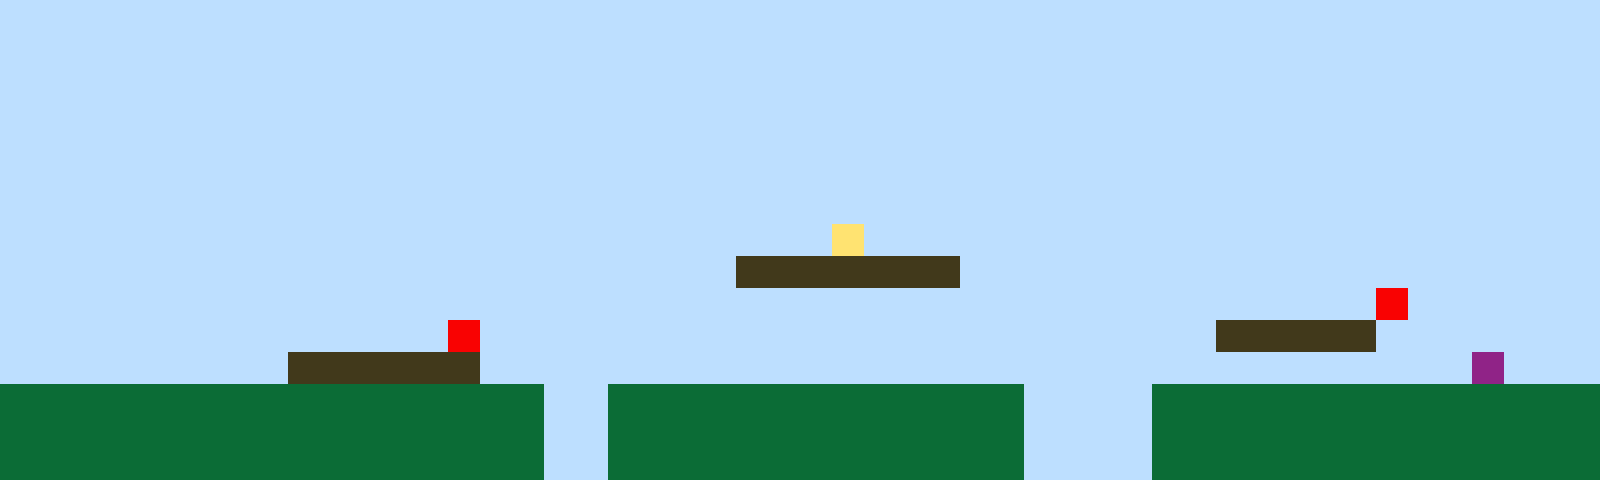

Rendered tile map (Tiled .tmx) drawn with the repository's tilesets; below, a short description and the full map source, tile grids included:
An orthogonal 50x15 tile map with 32x32 px tiles, 1 tile layer (Tile Layer 1).

<map version="1.10" tiledversion="1.11.2" orientation="orthogonal" renderorder="right-up" width="50" height="15" tilewidth="32" tileheight="32" infinite="0" nextlayerid="2" nextobjectid="1"><editorsettings><export target="map1.csv" format="csv" /></editorsettings><tileset firstgid="1" name="sprites" tilewidth="32" tileheight="32" tilecount="6" columns="3"><image source="sprites.png" width="96" height="64" /></tileset><layer id="1" name="Tile Layer 1" width="50" height="15"><data encoding="csv">1,1,1,1,1,1,1,1,1,1,1,1,1,1,1,1,1,1,1,1,1,1,1,1,1,1,1,1,1,1,1,1,1,1,1,1,1,1,1,1,1,1,1,1,1,1,1,1,1,1,1,1,1,1,1,1,1,1,1,1,1,1,1,1,1,1,1,1,1,1,1,1,1,1,1,1,1,1,1,1,1,1,1,1,1,1,1,1,1,1,1,1,1,1,1,1,1,1,1,1,1,1,1,1,1,1,1,1,1,1,1,1,1,1,1,1,1,1,1,1,1,1,1,1,1,1,1,1,1,1,1,1,1,1,1,1,1,1,1,1,1,1,1,1,1,1,1,1,1,1,1,1,1,1,1,1,1,1,1,1,1,1,1,1,1,1,1,1,1,1,1,1,1,1,1,1,1,1,1,1,1,1,1,1,1,1,1,1,1,1,1,1,1,1,1,1,1,1,1,1,1,1,1,1,1,1,1,1,1,1,1,1,1,1,1,1,1,1,1,1,1,1,1,1,1,1,1,1,1,1,1,1,1,1,1,1,1,1,1,1,1,1,1,1,1,1,1,1,1,1,1,1,1,1,1,1,1,1,1,1,1,1,1,1,1,1,1,1,1,1,1,1,1,1,1,1,1,1,1,1,1,1,1,1,1,1,1,1,1,1,1,1,1,1,1,1,1,1,1,1,1,1,1,1,1,1,1,1,1,1,1,1,1,1,1,1,1,1,1,1,1,1,1,1,1,1,1,1,1,1,1,1,1,1,1,1,1,1,1,1,1,1,1,1,1,1,1,1,1,1,1,1,1,1,1,1,1,1,1,1,1,1,1,1,1,1,1,1,1,1,1,1,1,1,1,1,4,1,1,1,1,1,1,1,1,1,1,1,1,1,1,1,1,1,1,1,1,1,1,1,1,1,1,1,1,1,1,1,1,1,1,1,1,1,1,1,1,1,1,1,1,1,1,3,3,3,3,3,3,3,1,1,1,1,1,1,1,1,1,1,1,1,1,1,1,1,1,1,1,1,1,1,1,1,1,1,1,1,1,1,1,1,1,1,1,1,1,1,1,1,1,1,1,1,1,1,1,1,1,1,1,1,1,1,1,1,1,1,1,1,1,1,1,5,1,1,1,1,1,1,1,1,1,1,1,1,1,1,1,1,1,1,1,1,5,1,1,1,1,1,1,1,1,1,1,1,1,1,1,1,1,1,1,1,1,1,1,1,3,3,3,3,3,1,1,1,1,1,1,1,1,1,1,1,1,1,1,1,1,3,3,3,3,3,3,1,1,1,1,1,1,1,1,1,1,1,1,1,1,1,1,1,1,1,1,1,1,1,1,1,1,1,1,1,1,1,6,1,1,1,2,2,2,2,2,2,2,2,2,2,2,2,2,2,2,2,2,1,1,2,2,2,2,2,2,2,2,2,2,2,2,2,1,1,1,1,2,2,2,2,2,2,2,2,2,2,2,2,2,2,2,2,2,2,2,2,2,2,2,2,2,2,2,2,2,2,2,1,1,2,2,2,2,2,2,2,2,2,2,2,2,2,1,1,1,1,2,2,2,2,2,2,2,2,2,2,2,2,2,2,2,2,2,2,2,2,2,2,2,2,2,2,2,2,2,2,2,1,1,2,2,2,2,2,2,2,2,2,2,2,2,2,1,1,1,1,2,2,2,2,2,2,2,2,2,2,2,2,2,2</data></layer></map>
